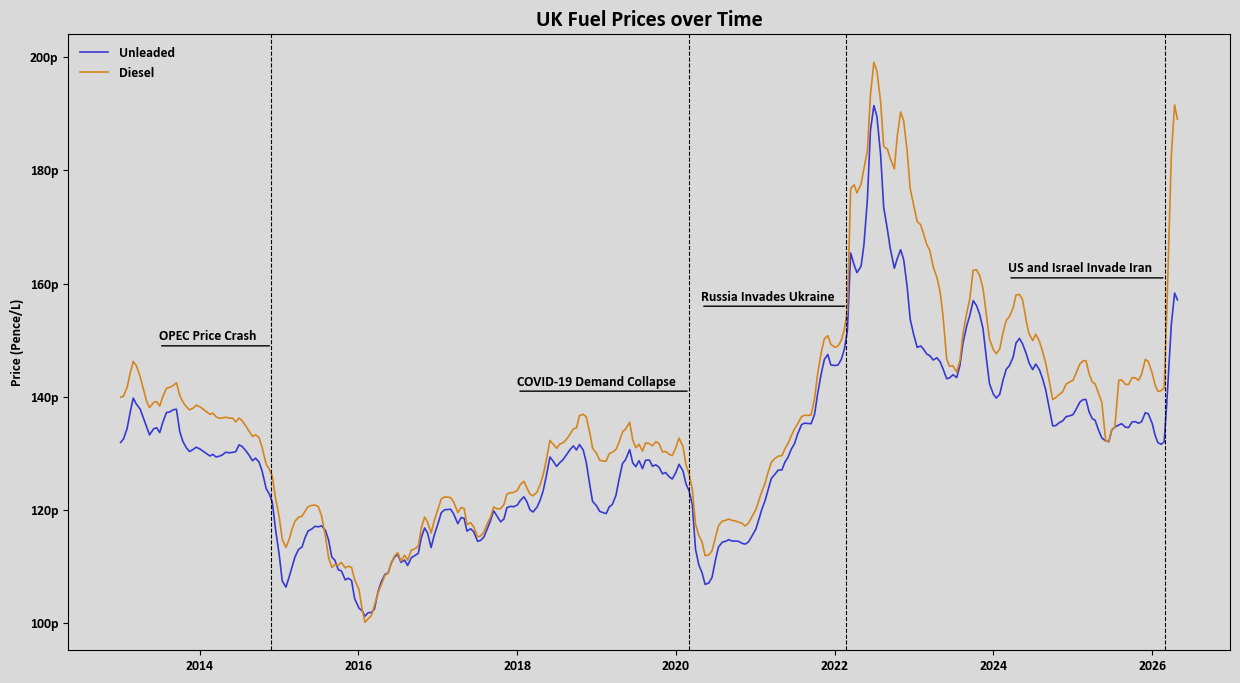

Generate this figure with Python:
import pandas as pd
import matplotlib.pyplot as plt

df = pd.read_csv('MM2026 W20 UK Fuel.csv')
df['Date'] = pd.to_datetime(df['Date'])
df = df.drop(columns=['Unleaded pump (exc VAT)', 'Diesel pump (exc VAT)'])
df['Unleaded Margin'] = df['Unleaded pump (inc VAT)']-df['Unleaded delivered wholesale']
df['Diesel Margin'] = df['Diesel pump (inc VAT)']-df['Diesel delivered wholesale']

fig, ax = plt.subplots(figsize=(15, 8))
fig.patch.set_facecolor('#D9D9D9')
ax.set_facecolor('#D9D9D9')

ax.plot(df['Date'], df['Unleaded pump (inc VAT)'], color="#373AD1", linewidth=1.2, label='Unleaded')
ax.plot(df['Date'], df['Diesel pump (inc VAT)'], color="#D4851E", linewidth=1.2, label='Diesel')
ax.set_title('UK Fuel Prices over Time', fontfamily='Calibri', fontweight='bold', fontsize=16)
ax.set_xlabel('')
ax.set_ylabel('Price (Pence/L)', fontfamily='Calibri', fontweight='bold')
ax.yaxis.set_major_formatter(plt.matplotlib.ticker.FuncFormatter(lambda x, _: f'{x:,.0f}p'))
for label in ax.get_xticklabels() + ax.get_yticklabels():
    label.set_fontfamily('Calibri')
    label.set_fontweight('bold')

plt.axvline(x=pd.Timestamp('2014-11-27'), color='black', linestyle='--', linewidth=0.8)
plt.axvline(x=pd.Timestamp('2020-03-01'), color='black', linestyle='--', linewidth=0.8)
plt.axvline(x=pd.Timestamp('2022-02-24'), color='black', linestyle='--', linewidth=0.8)
plt.axvline(x=pd.Timestamp('2026-02-28'), color='black', linestyle='--', linewidth=0.8)
ax.text(pd.Timestamp('2013-06-27'), 150, 'OPEC Price Crash', fontfamily='Calibri', fontweight='bold')
ax.text(pd.Timestamp('2018-01-01'), 142, 'COVID-19 Demand Collapse', fontfamily='Calibri', fontweight='bold')
ax.text(pd.Timestamp('2020-04-26'), 157, 'Russia Invades Ukraine', fontfamily='Calibri', fontweight='bold')
ax.text(pd.Timestamp('2024-03-10'), 162, 'US and Israel Invade Iran', fontfamily='Calibri', fontweight='bold')
ax.annotate('', xy=(pd.Timestamp('2013-06-27'), 149), xytext=(pd.Timestamp('2014-12-01'), 149), arrowprops=dict(arrowstyle='-', color='black'))
ax.annotate('', xy=(pd.Timestamp('2018-01-01'), 141), xytext=(pd.Timestamp('2020-03-06'), 141), arrowprops=dict(arrowstyle='-', color='black'))
ax.annotate('', xy=(pd.Timestamp('2020-04-26'), 156), xytext=(pd.Timestamp('2022-03-01'), 156), arrowprops=dict(arrowstyle='-', color='black'))
ax.annotate('', xy=(pd.Timestamp('2024-03-10'), 161), xytext=(pd.Timestamp('2026-03-05'), 161), arrowprops=dict(arrowstyle='-', color='black'))

ax.legend(loc='upper left', frameon=False, prop={'family': 'Calibri', 'weight': 'bold'})

plt.savefig('ukfuel.png', bbox_inches='tight')
plt.show()
